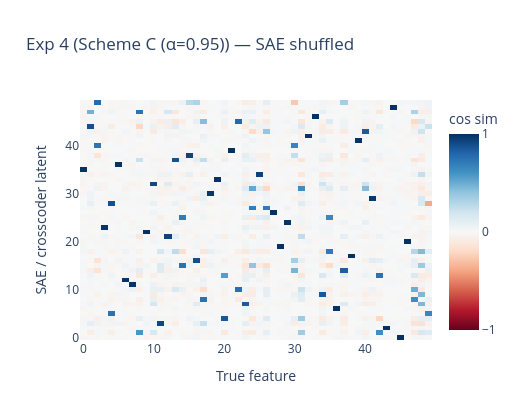
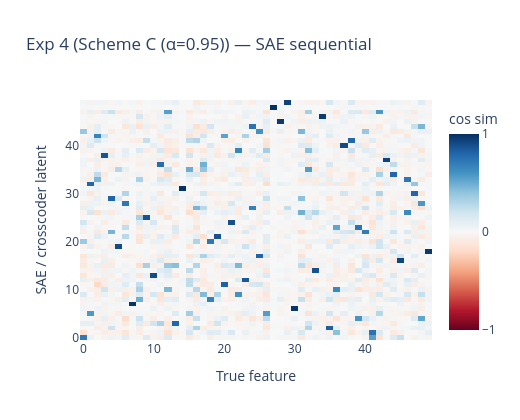
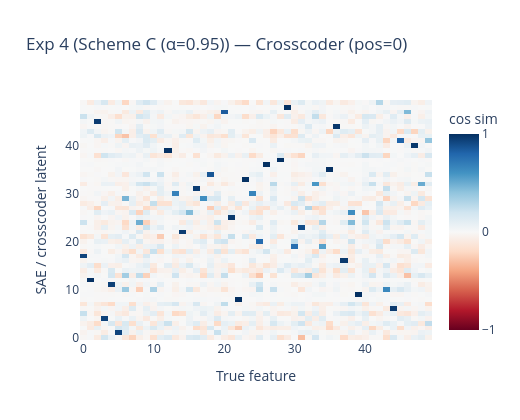

Notebook code cell kept with these figures, in order:
### Code cell
m_sae4_shuf = feature_recovery_score(sae_exp4_shuf.W_dec.T, TRUE_FEATURES)
m_sae4_seq  = feature_recovery_score(sae_exp4_seq.W_dec.T,  TRUE_FEATURES)
m_cross4    = feature_recovery_score(cc_exp4.decoder_directions(pos=0), TRUE_FEATURES)

print(f'\n=== Exp 4 results ===')
print_recovery('SAE shuffled  ', m_sae4_shuf)
print_recovery('SAE sequential', m_sae4_seq)
print_recovery('Crosscoder    ', m_cross4)

ALL_RESULTS.append({
    'label': 'Exp 4\nScheme C (α=0.95)',
    'sae_shuffled':   m_sae4_shuf,
    'sae_sequential': m_sae4_seq,
    'crosscoder':     m_cross4,
})

plot_recovery_heatmap(sae_exp4_shuf.W_dec.T, TRUE_FEATURES,
                      title='Exp 4 (Scheme C (α=0.95)) — SAE shuffled')
plot_recovery_heatmap(sae_exp4_seq.W_dec.T,  TRUE_FEATURES,
                      title='Exp 4 (Scheme C (α=0.95)) — SAE sequential')
plot_recovery_heatmap(cc_exp4.decoder_directions(pos=0), TRUE_FEATURES,
                      title='Exp 4 (Scheme C (α=0.95)) — Crosscoder (pos=0)')

### Figure 1 — Plotly figure (JSON) as saved in the notebook; plotly's stock layout.template omitted (floating-point values rounded to 4 significant figures; data arrays with more than 128 entries replaced by an {"elided": "..."} marker saying what was removed)
{"data": [{"colorbar": {"dtick": 1, "tickvals": [-1, 0, 1], "title": {"text": "cos sim"}}, "colorscale": [[0, "rgb(103,0,31)"], [0.1, "rgb(178,24,43)"], [0.2, "rgb(214,96,77)"], [0.3, "rgb(244,165,130)"], [0.4, "rgb(253,219,199)"], [0.5, "rgb(247,247,247)"], [0.6, "rgb(209,229,240)"], [0.7, "rgb(146,197,222)"], [0.8, "rgb(67,147,195)"], [0.9, "rgb(33,102,172)"], [1, "rgb(5,48,97)"]], "hovertemplate": "True feature: %{x}<br>SAE latent: %{y}<br>Cos sim: %{z:.3f}<extra></extra>", "type": "heatmap", "z": {"elided": "50x50 float values"}, "zmax": 1, "zmin": -1}], "layout": {"height": 420, "title": {"text": "Exp 4 (Scheme C (α=0.95)) — SAE shuffled"}, "width": 520, "xaxis": {"title": {"text": "True feature"}}, "yaxis": {"title": {"text": "SAE / crosscoder latent"}}}}

### Figure 2 — Plotly figure (JSON) as saved in the notebook; plotly's stock layout.template omitted (floating-point values rounded to 4 significant figures; data arrays with more than 128 entries replaced by an {"elided": "..."} marker saying what was removed)
{"data": [{"colorbar": {"dtick": 1, "tickvals": [-1, 0, 1], "title": {"text": "cos sim"}}, "colorscale": [[0, "rgb(103,0,31)"], [0.1, "rgb(178,24,43)"], [0.2, "rgb(214,96,77)"], [0.3, "rgb(244,165,130)"], [0.4, "rgb(253,219,199)"], [0.5, "rgb(247,247,247)"], [0.6, "rgb(209,229,240)"], [0.7, "rgb(146,197,222)"], [0.8, "rgb(67,147,195)"], [0.9, "rgb(33,102,172)"], [1, "rgb(5,48,97)"]], "hovertemplate": "True feature: %{x}<br>SAE latent: %{y}<br>Cos sim: %{z:.3f}<extra></extra>", "type": "heatmap", "z": {"elided": "50x50 float values"}, "zmax": 1, "zmin": -1}], "layout": {"height": 420, "title": {"text": "Exp 4 (Scheme C (α=0.95)) — SAE sequential"}, "width": 520, "xaxis": {"title": {"text": "True feature"}}, "yaxis": {"title": {"text": "SAE / crosscoder latent"}}}}

### Figure 3 — Plotly figure (JSON) as saved in the notebook; plotly's stock layout.template omitted (floating-point values rounded to 4 significant figures; data arrays with more than 128 entries replaced by an {"elided": "..."} marker saying what was removed)
{"data": [{"colorbar": {"dtick": 1, "tickvals": [-1, 0, 1], "title": {"text": "cos sim"}}, "colorscale": [[0, "rgb(103,0,31)"], [0.1, "rgb(178,24,43)"], [0.2, "rgb(214,96,77)"], [0.3, "rgb(244,165,130)"], [0.4, "rgb(253,219,199)"], [0.5, "rgb(247,247,247)"], [0.6, "rgb(209,229,240)"], [0.7, "rgb(146,197,222)"], [0.8, "rgb(67,147,195)"], [0.9, "rgb(33,102,172)"], [1, "rgb(5,48,97)"]], "hovertemplate": "True feature: %{x}<br>SAE latent: %{y}<br>Cos sim: %{z:.3f}<extra></extra>", "type": "heatmap", "z": {"elided": "50x50 float values"}, "zmax": 1, "zmin": -1}], "layout": {"height": 420, "title": {"text": "Exp 4 (Scheme C (α=0.95)) — Crosscoder (pos=0)"}, "width": 520, "xaxis": {"title": {"text": "True feature"}}, "yaxis": {"title": {"text": "SAE / crosscoder latent"}}}}
